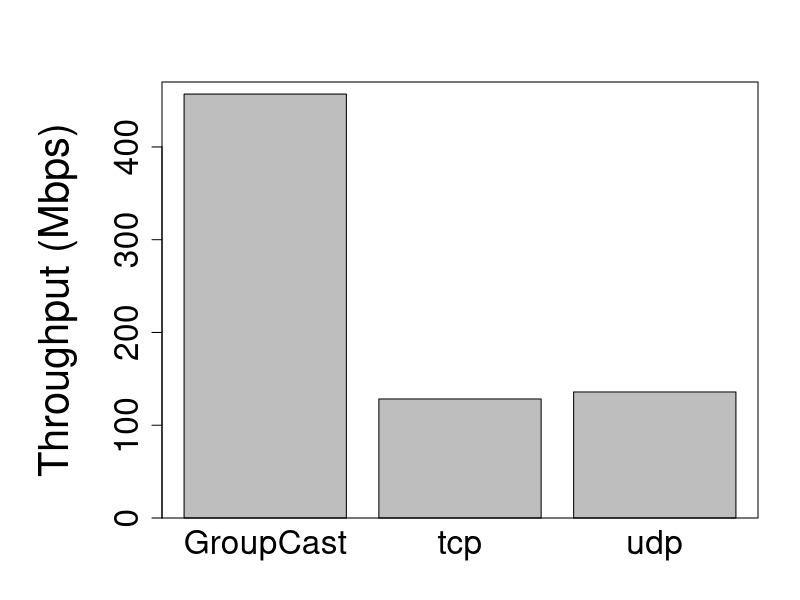
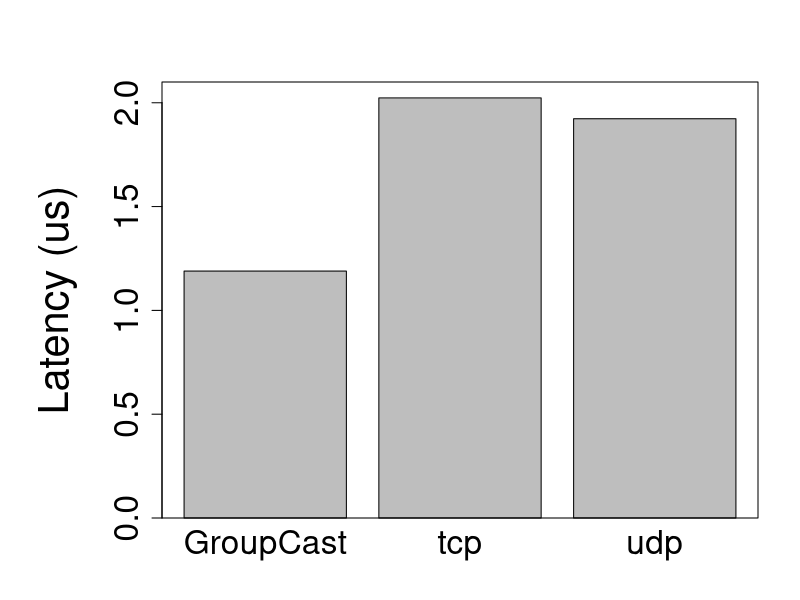
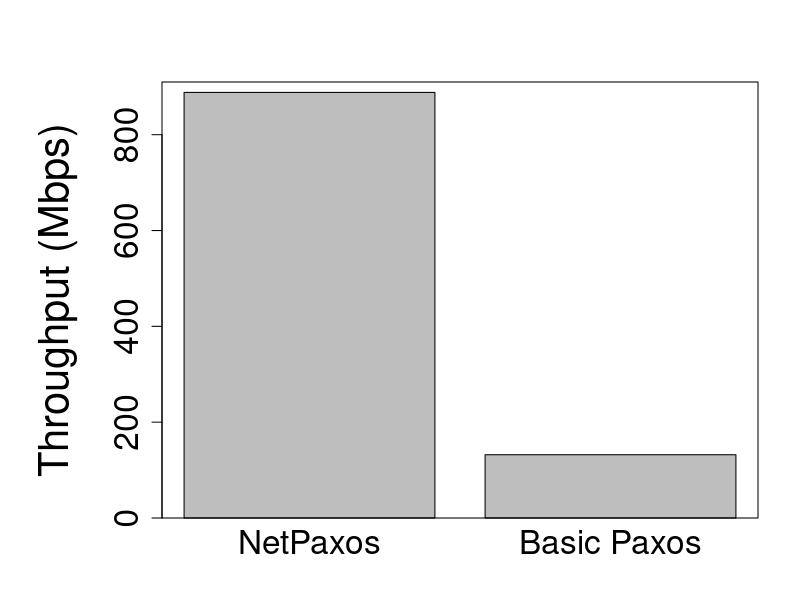
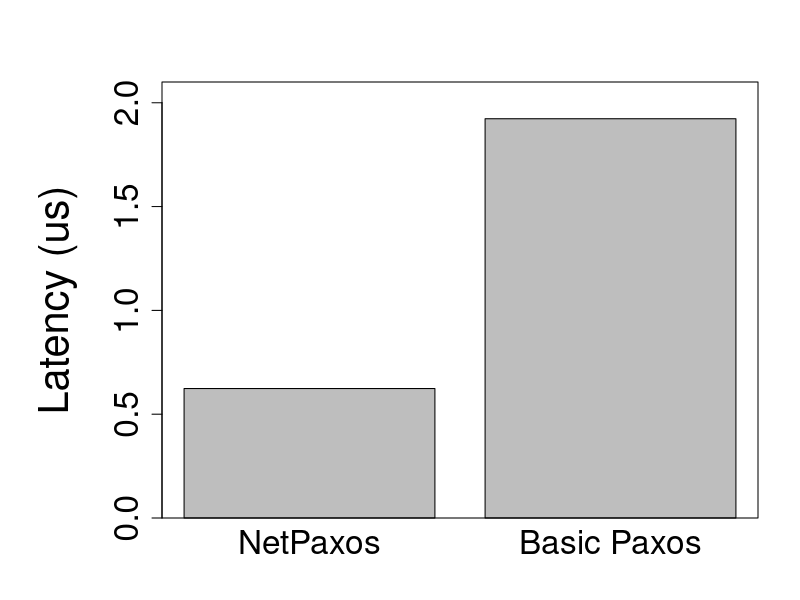

Write R code to recreate these figures, in order.
plot_broadcast <- function() {
    dfc = read.csv('csv/input.csv', header=F, col.names=c('proto', 'tput', 'latency'))
    tputs <- dfc$tput
    latencies <- dfc$latency 
    names(tputs) <- dfc$proto 
    names(latencies) <- dfc$proto
    pdf("figures/broadcast-tput.pdf")
    op <- par(mar = c(4, 8, 4, 2) + 0.1)
    barplot(tputs, ylim=c(0,470), cex.lab=2.5, cex.axis=2.0, cex.names=2.0)
    title(ylab = "Throughput (Mbps)", cex.lab = 2.5, line = 4.5)
    box()
    dev.off()
    pdf("figures/broadcast-latency.pdf")
    op <- par(mar = c(4, 8, 4, 2) + 0.1)
    barplot(latencies, ylim=c(0, 2.1), cex.lab=2.5, cex.axis=2.0, cex.names=2.0)
    title(ylab = "Latency (us)", cex.lab = 2.5, line = 4.5)
    box()
    dev.off()
}

plot_max_tput <- function() {
    net = c(887,888,890)
    plain = c(128.3, 135.86)
    data = c(mean(net), mean(plain))
    names(data) <- c('NetPaxos', 'Basic Paxos')
    pdf('figures/netpaxos-tput.pdf')
    op <- par(mar = c(4, 8, 4, 2) + 0.1)
    barplot(data, ylim=c(0,910), cex.lab=2.5, cex.axis=2.0, cex.names=2.0)
    title(ylab = "Throughput (Mbps)", cex.lab = 2.5, line = 4.5)
    box()
    dev.off()
}

plot_netpaxos_tput <- function() {
    net = read.csv("csv/netpaxos-latency.csv", header=F, col.names=c('latency'))
    reg = read.csv("csv/basicpaxos-latency.csv", header=F, col.names=c('latency'))
    a = mean(net$latency) / 10^3  #convert ms -> us
    b = mean(reg$latency)
    latency <- c(a,b)
    names(latency) <- c('NetPaxos', 'Basic Paxos')
    
    pdf("figures/netpaxos-latency.pdf")
    op <- par(mar = c(4, 8, 4, 2) + 0.1)
    barplot(latency, ylim=c(0,2.1), cex.lab=2.5, cex.axis=2.0, cex.names=2.0)
    title(ylab = "Latency (us)", cex.lab = 2.5, line = 4.5)
    box()
dev.off()
}

dir.create(file.path(".", "figures"), showWarnings = FALSE)
plot_broadcast()
plot_max_tput()
plot_netpaxos_tput()
